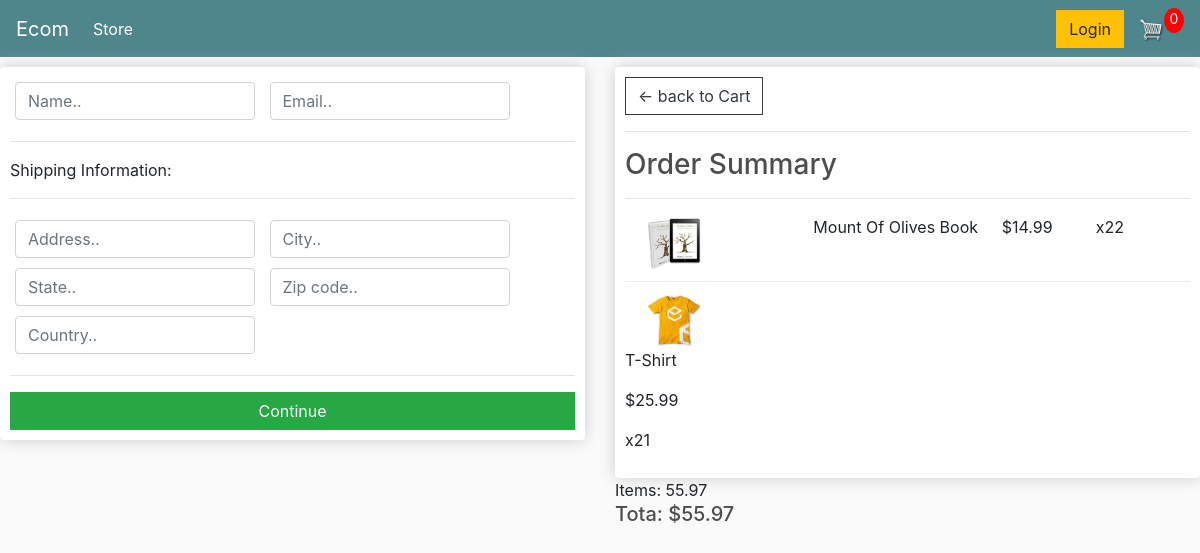
Screenshot of /checkout/ (signed in) with the database file from the repository.
### store/models.py (models this page shows, shortened)
class OrderItem(models.Model):
    product = models.ForeignKey(Product, on_delete=models.SET_NULL, null=True)
    order = models.ForeignKey(Order, on_delete=models.SET_NULL, null=True)
    quantity = models.IntegerField(default=0, null=True, blank=True)
    date_added = models.DateTimeField(auto_now_add=True)
    @property
    def get_total(self):
        total = self.product.price * self.quantity
        return total

class Product(models.Model):
    name = models.CharField(max_length=200, null=True)
    price = models.FloatField()
    digital = models.BooleanField(default=False, null=True, blank=False)
    image = models.ImageField(null=True, blank=True)
    @property
    def imageURL(self):
        try:
            url = self.image.url
        except:
            url = ''
        return url

class Order(models.Model):
    customer = models.ForeignKey(Customer, on_delete=models.SET_NULL, blank=True, null=True)
    date_order = models.DateTimeField(auto_now_add=True)
    complete =  models.BooleanField(default=False, null=True, blank=False)
    transaction_id = models.CharField(max_length=200, null=True)
    @property
    def get_cart_total(self):
        orderitems = self.orderitem_set.all()
        total = sum([item.get_total for item in orderitems])
        return total
    @property
    def get_cart_items(self):
        orderitems = self.orderitem_set.all()
        total = sum([item.get_total for item in orderitems])
        return total

### store/views.py (the view)
# urls.py: path('checkout/', views.checkout, name="checkout"),
def checkout(request):
    if request.user.is_authenticated:
        customer = request.user.customer
        order, created = Order.objects.get_or_create(customer=customer, complete=False)
        items = order.orderitem_set.all()
    else:
        items = []
        order = {'get_cart_total':0, 'get_cart_items':0}
    context = {'items':items, 'order':order}
    return render(request, 'store/checkout.html', context)

### store/templates/store/checkout.html (shortened to what this page needs)
{% extends 'store/main.html' %}
{% load static %}
{% block content %}
<div class="row">
    <div class="col-lg-6">
        <div class="box-element" id="form-wrapper">
            <form id="form">
                <div id="user-info">
                    <div class="form-field">
                        <input required class="form-control" type="text" name="name" placeholder="Name..">
                    </div>
                    <div class="form-field">
                        <input required class="form-control" type="email" name="email" placeholder="Email..">
                    </div>
                </div>
                <div id="shipping-info">
                    <hr>
                    <p>Shipping Information:</p>
                    <hr>
                    <div class="form-field">
                        <input class="form-control" type="text" name="address" placeholder="Address..">
                    </div>
                    <div class="form-field">
                        <input class="form-control" type="text" name="city" placeholder="City..">
                    </div>
                    <div class="form-field">
                        <input class="form-control" type="text" name="state" placeholder="State..">
                    </div>
                    <div class="form-field">
                        <input class="form-control" type="text" name="zipcode" placeholder="Zip code..">
                    </div>
                    <div class="form-field">
                        <input class="form-control" type="text" name="country" placeholder="Country..">
                    </div>
                </div>
                <hr>
                <input id="form-button" class="btn btn-success btn-block" type="submit" value="Continue">
            </form>
        </div>
        <br>
    </div>
    <div class="col-lg-6">
        <div class="box-element">
            <a class="btn btn-outline-dark" href="{% url 'cart' %}">&#x2190;
                back to Cart</a>
            <hr>
            <h3>Order Summary</h3>
            <hr>
            {% for item in items %}
            <div class="cart-row">
                <div style="flex:2"><img class="row-image" src="{{item.product.imageURL}}"></div>
                <div style="flex:2"><p>{{item.product.name}}</p></div>
                <div style="flex:1"><p>${{item.product.price}}</p></div>
                <div style="flex:1"><p>x2{{item.quantity}}</p></div>
            </div
            {% endfor %}
            <h5>Items: {{order.get_cart_items}}</h5>
            <h5>Tota: ${{order.get_cart_total|floatformat:2}}</h5>
        </div>
    </div>
</div>
{% endblock content %}

### static/css/main.css (style rules this page uses)
body { background-color: hsl(0, 0%, 98%); }
h1,h2,h3,h4,h5,h6 { color:hsl(0, 0%, 30%); }
.box-element { box-shadow:hsl(0, 0%, 80%) 0 0 16px; background-color: #fff; border-radius: 4px; padding: 10px; }
.col-lg-4, .col-lg-6, .col-lg-8, .col-lg-12 { margin-top: 10px; }
.btn { border-radius: 0; }
.row-image { width: 100px; }
.form-field { width:250px; display: inline-block; padding: 5px; }
.cart-row { display: flex; align-items: flex-stretch; padding-bottom: 10px; margin-bottom: 10px; border-bottom: 1px solid #ececec; }

### rows the page displays
OrderItem: product.imageURL (picture), product.name "Mount Of Olives Book", product.price "14.99", quantity "2"
OrderItem: product.imageURL (picture), product.name "T-Shirt", product.price "25.99", quantity "1"
Order: get_cart_items "55.97", get_cart_total "55.97"
